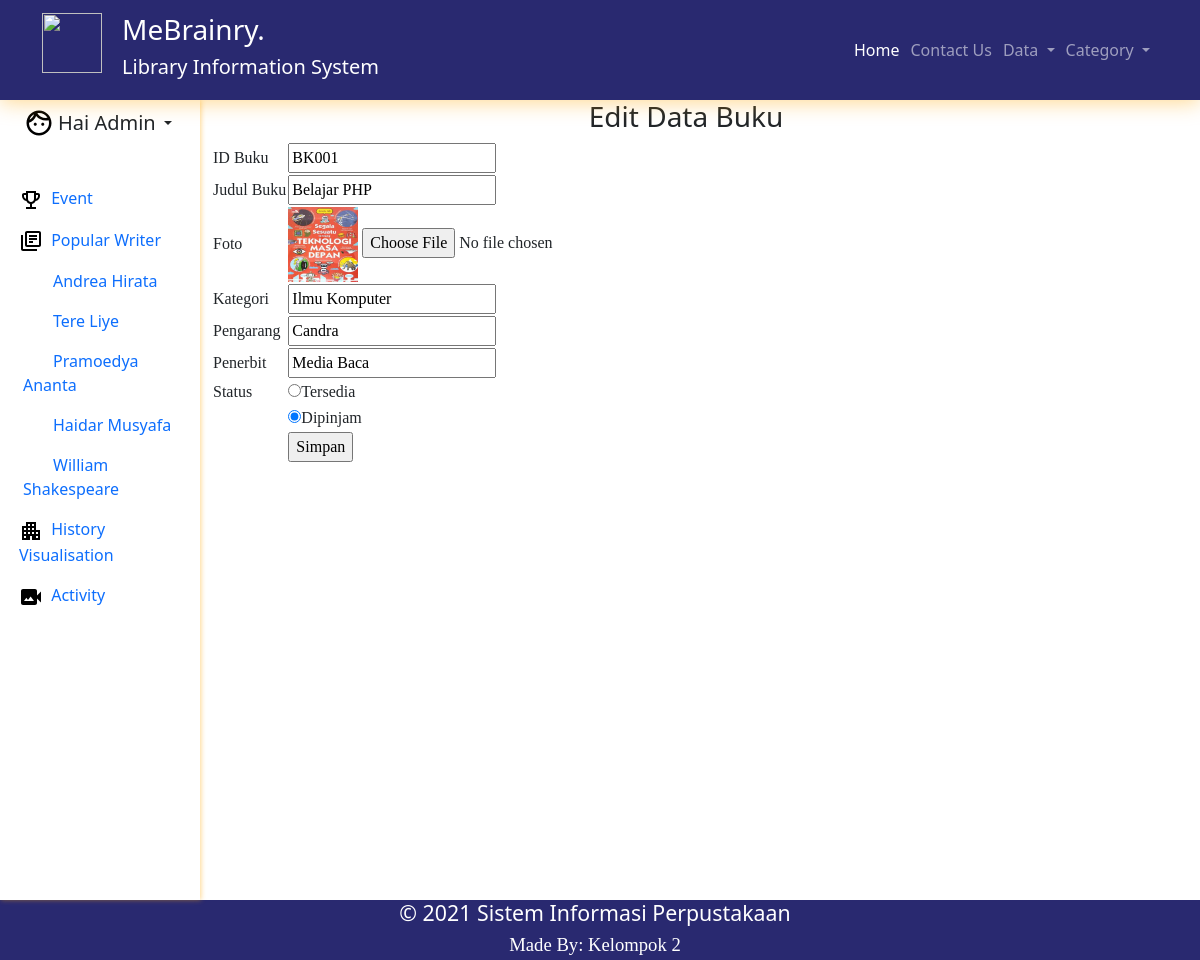
/index.php?p=buku-edit&id=BK001 (signed in), run on the app's committed database.
### tables this page shows
CREATE TABLE `tbbuku` (
  `idbuku` varchar(5) NOT NULL,
  `judulbuku` varchar(50) NOT NULL,
  `kategori` varchar(50) NOT NULL,
  `pengarang` varchar(40) NOT NULL,
  `penerbit` varchar(40) NOT NULL,
  `foto` varchar(10) NOT NULL,
  `status` varchar(10) NOT NULL
);

### pages/buku-edit.php (the view, shortened to what this page needs)
<?php
	$id_buku=$_GET['id'];
	$q_tampil_buku=mysqli_query($db,"SELECT * FROM tbbuku WHERE idbuku='$id_buku'");
	$r_tampil_buku=mysqli_fetch_array($q_tampil_buku);
	if(empty($r_tampil_buku['foto'])or($r_tampil_buku['foto']=='-'))
				$foto = "buku.jpg";
			else
				$foto = $r_tampil_buku['foto'];
?>
<center><div id="label-page"><h3>Edit Data Buku</h3></div></center>
<div id="content">
	<form action="proses/buku-edit-proses.php" method="post" enctype="multipart/form-data">
	<table id="tabel-input">
		<tr>
			<td class="label-formulir">ID Buku</td>
			<td class="isian-formulir"><input type="text" name="id_buku" value="<?php echo $r_tampil_buku['idbuku']; ?>" readonly="readonly" class="isian-formulir isian-formulir-border warna-formulir-disabled"></td>
		</tr>
		<tr>
			<td class="label-formulir">Judul Buku</td>
			<td class="isian-formulir"><input type="text" name="judul_buku" value="<?php echo $r_tampil_buku['judulbuku']; ?>" class="isian-formulir isian-formulir-border"></td>
		</tr>
		<tr>
			<td class="label-formulir">Foto</td>
			<td class="isian-formulir">
			<img src="images/<?php echo $foto; ?>" width=70px height=75px>
			<input type="file" name="foto" class="isian-formulir isian-formulir-border">
			</td>
		</tr>
		<tr>
			<td class="label-formulir">Kategori</td>
			<td class="isian-formulir"><input type="text" name="kategori" value="<?php echo $r_tampil_buku['kategori']; ?>" class="isian-formulir isian-formulir-border"></td>
		</tr>
		<tr>
			<td class="label-formulir">Pengarang</td>
			<td class="isian-formulir"><input type="text" name="pengarang" value="<?php echo $r_tampil_buku['pengarang']; ?>" class="isian-formulir isian-formulir-border"></td>
		</tr>
		<tr>
			<td class="label-formulir">Penerbit</td>
			<td class="isian-formulir"><input type="text" name="penerbit" value="<?php echo $r_tampil_buku['penerbit']; ?>" class="isian-formulir isian-formulir-border"></td>
		</tr>
		<tr>
			<td class="label-formulir">Status</td>
			<?php
			if($r_tampil_buku['status']=="Tersedia")
			{
				echo "<td class='isian-formulir'><input type='radio' name='status' value='Tersedia' checked>Tersedia</label></td>
		</tr>
		<tr>
			<td class='label-formulir'></td>
			<td class='isian-formulir'><input type='radio' name='status' value='Dipinjam'>Dipinjam</td>";
			}
			elseif($r_tampil_buku['status']=="Dipinjam")
			{
				echo "<td class='isian-formulir'><input type='radio' name='status' value='Tersedia'>Tersedia</label></td>
		</tr>
		<tr>
			<td class='label-formulir'></td>
			<td class='isian-formulir'><input type='radio' name='status' value='Dipinjam' checked>Dipinjam</td>";
			}
			?>
		</tr>
		<tr>
			<td class="label-formulir"></td>
			<td class="isian-formulir"><input type="submit" name="simpan" value="Simpan" id="tombol-simpan"></td>
		</tr>
	</table>
	</form>
</div>

### style_index.css (style rules this page uses)
#content { float: left; width: 100%; min-height: 454px; background-image: 2px solid #c4c4c4; padding: 0px; margin-bottom: 6px; font-family: "poppins"; }

### data on the page
tbbuku: id_buku "BK001", judul_buku "Belajar PHP", foto (picture), kategori "Ilmu Komputer", pengarang "Candra", penerbit "Media Baca"

### other printed values
$_SESSION['sesi'] "Admin"
